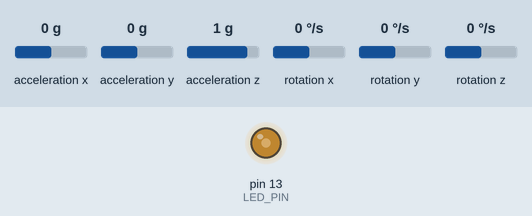
Simulated run of this sketch. Board: Arduino Uno, built with avr-gcc and run on an emulated ATmega328P. On the bench: output pins drawn as LEDs (lit = HIGH). Inputs (shaded band) come from the test bench; at power-on: acceleration x 0 g, acceleration z 1 g, rotation x 0 °/s, acceleration y 0 g, rotation y 0 °/s, rotation z 0 °/s. What the sketch prints to the serial monitor is not drawn.

Above: at 0.93 s.
1.3 s: acceleration x set to -1.4 g
4.3 s: acceleration z set to 0 g
7.3 s: rotation x set to -100 °/s
10.3 s: acceleration y set to -1.4 g
13.3 s: rotation y set to -76 °/s
16.3 s: rotation y set to -84 °/s
At 17.07 s:
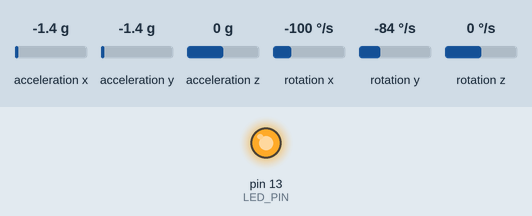
At 17.42 s:
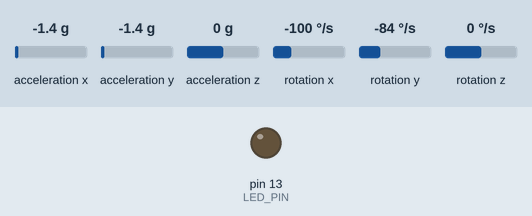
Timing chart, 0 to 20.3 s (numbered marks = the images above; inputs shaded):
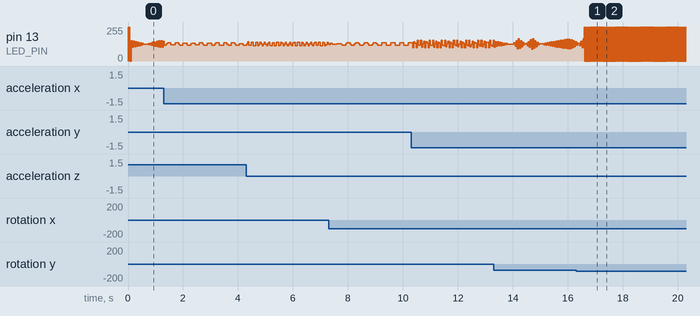

Measured:
- the behaviour switches between -76 and -77 °/s on rotation y (found by bisection; images 0 and 1)

The sketch:

mpu6050first.ino
```cpp
#include "I2Cdev.h"
#include "MPU6050.h"

#if I2CDEV_IMPLEMENTATION == I2CDEV_ARDUINO_WIRE
    #include "Wire.h"
#endif

#define OUTPUT_READABLE_ACCELGYRO
#define LED_PIN 13
#define ACCELEROMETER_SENSITIVITY 8192.0
#define GYROSCOPE_SENSITIVITY 65.536
#define M_PI 3.14159265359
#define dt 0.01

MPU6050 accelgyro;

int16_t ax, ay, az;
int16_t gx, gy, gz;

bool blinkState = false;

void setup() {
    // join I2C bus (I2Cdev library doesn't do this automatically)
    #if I2CDEV_IMPLEMENTATION == I2CDEV_ARDUINO_WIRE
        Wire.begin();
    #elif I2CDEV_IMPLEMENTATION == I2CDEV_BUILTIN_FASTWIRE
        Fastwire::setup(400, true);
    #endif

    // initialize serial communication
    // (38400 chosen because it works as well at 8MHz as it does at 16MHz, but
    // it's really up to you depending on your project)
    Serial.begin(38400);

    // initialize device
    Serial.println("Initializing I2C devices...");
    accelgyro.initialize();

    // verify connection
    Serial.println("Testing device connections...");
    Serial.println(accelgyro.testConnection() ? "MPU6050 connection successful" : "MPU6050 connection failed");
    pinMode(LED_PIN, OUTPUT);
}

void loop() {
    // read raw accel/gyro measurements from device
    static float roll;
    static float pitch;

    int16_t accData[3];
    int16_t gyrData[3];

 //   accelgyro.getMotion6(&ax, &ay, &az, &gx, &gy, &gz);
    accelgyro.getMotion6(&accData[0], &accData[1], &accData[2], &gyrData[0], &gyrData[1], &gyrData[2]);
    ComplementaryFilter((short int*)accData, (short int*)gyrData, &pitch, &roll);


    // these methods (and a few others) are also available
    //accelgyro.getAcceleration(&ax, &ay, &az);
    //accelgyro.getRotation(&gx, &gy, &gz);

    #ifdef OUTPUT_READABLE_ACCELGYRO
        // display tab-separated accel/gyro x/y/z values
        Serial.print("a/g:\t");
        Serial.print(accData[0]); Serial.print("\t");
        Serial.print(accData[1]); Serial.print("\t");
        Serial.print(accData[2]); Serial.print("\t");
        Serial.print(gyrData[0]); Serial.print("\t");
        Serial.print(gyrData[1]); Serial.print("\t");
        Serial.print(gyrData[2]); Serial.print("\t");
        Serial.print(pitch); Serial.print("\t");
        Serial.print(roll); Serial.print("\t");
    #endif
    // blink LED to indicate activity
    blinkState = !blinkState;
    digitalWrite(LED_PIN, blinkState);
}


void ComplementaryFilter(short accData[3], short gyrData[3], float *pitch, float *roll)
{
    float pitchAcc, rollAcc;

    // Integrate the gyroscope data -> int(angularSpeed) = angle
    *pitch += ((float)gyrData[0] / GYROSCOPE_SENSITIVITY) * dt; // Angle around the X-axis
    *roll -= ((float)gyrData[1] / GYROSCOPE_SENSITIVITY) * dt;    // Angle around the Y-axis

    // Compensate for drift with accelerometer data if !bullshit
    // Sensitivity = -2 to 2 G at 16Bit -> 2G = 32768 && 0.5G = 8192
    int forceMagnitudeApprox = abs(accData[0]) + abs(accData[1]) + abs(accData[2]);
    if (forceMagnitudeApprox > 8192 && forceMagnitudeApprox < 32768)
    {
	// Turning around the X axis results in a vector on the Y-axis
        pitchAcc = atan2((float)accData[1], (float)accData[2]) * 180 / M_PI;
        *pitch = *pitch * 0.98 + pitchAcc * 0.02;

	// Turning around the Y axis results in a vector on the X-axis
        rollAcc = atan2((float)accData[0], (float)accData[2]) * 180 / M_PI;
        *roll = *roll * 0.98 + rollAcc * 0.02;
    }
}
```
